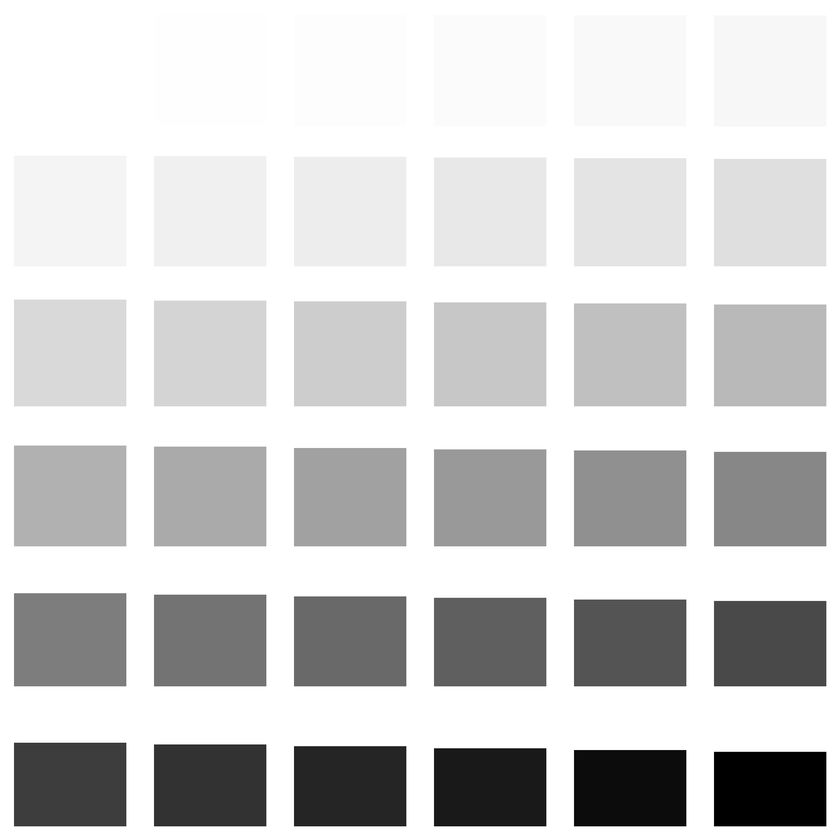
#> input picture sample_images/calibration_image.png, 840 x 840 px, shrunk from 2400 x 2400 before the run
$ python simulate_engraving.py 100 3 3 sample_images/calibration_image.png sample_images/calibration_image.png
#> lines starting #> are read from the running program, lines starting #| are printed output that depends on the picture; after the words box and inside, x2 and y2 are one past the last pixel; in counts of white or black regions, pixels touching at a corner belong together
### calibration_profile.py
from typing import Generator
import math
import numpy as np
import cv2 as cv


class Image(np.ndarray): pass


class CalibrationArea:

    def __init__(self, top_left_corner, bottom_right_corner, svg_hls_color):
        self.top_left_corner = top_left_corner
        self.bottom_right_corner = bottom_right_corner
        self.svg_hls_color = svg_hls_color


class AbstractCalibrationImageSpecification:

    def get_width(self) -> int:
        pass

    def get_height(self) -> int:
        pass

    def get_whitespace_areas(self) -> Generator[CalibrationArea, None, None]:
        pass

    def get_colored_areas(self) -> Generator[CalibrationArea, None, None]:
        pass


class ARUCOCalibrationSpecification(AbstractCalibrationImageSpecification):

    # [9 lines left out: function __init__, not called in this run]

    def get_width(self) -> int:
        return self.calibration_image_width

    def get_height(self) -> int:
        return self.calibration_image_height

    # [30 lines left out: functions get_whitespace_areas, get_colored_areas, not called in this run]


class GridCalibrationSpecification(AbstractCalibrationImageSpecification):

    def __init__(self, block_size: int, number_of_rows: int, number_of_columns: int, non_linearity_value:float = 1.8):
        self.block_size = block_size
        self.number_of_rows = number_of_rows
        self.number_of_columns = number_of_columns
        self.non_linearity_value = non_linearity_value

        self.calibration_image_width = math.ceil(number_of_columns * self.block_size)
        self.calibration_image_height = math.ceil(number_of_rows * self.block_size)

    def get_width(self) -> int:
        return self.calibration_image_width

    def get_height(self) -> int:
        return self.calibration_image_height

    def get_whitespace_areas(self) -> Generator[CalibrationArea, None, None]:
        x = (self.block_size / 2)
        x_end = (self.block_size / 2) + self.block_size
        y = (self.block_size / 2)
        y_end = (self.block_size / 2) + self.block_size

        white_hls = np.uint8([[[0, 255, 0]]])

        yield CalibrationArea((x, y), (x_end, y_end), white_hls)

    def get_colored_areas(self) -> Generator[CalibrationArea, None, None]:
        spacing = self.block_size * 0.1
        # vertical safety to give room to smoke
        vertical_safety = (self.block_size - spacing) * 0.3
        # vertical_safety = 0
        number_of_blocks = (self.number_of_rows * self.number_of_columns) - 1
        block_count = -1
        for row_number in range(self.number_of_rows):
            for column_number in range(self.number_of_columns):
                # first block is whitespace
                if block_count == -1:
                    block_count += 1
                    continue

                lightness_factor = math.pow((1 + block_count) / number_of_blocks, self.non_linearity_value)
                local_vertical_safety = vertical_safety * lightness_factor

                x = math.ceil((column_number * self.block_size) + spacing)
                y = math.ceil((row_number * self.block_size) + spacing + local_vertical_safety)

                x_end = math.ceil((column_number + 1) * self.block_size - spacing)
                y_end = math.ceil((row_number + 1) * self.block_size - spacing)

                # we suspect that the engraving darkness follows a root function, therefore we try to get the most
                # helpful data using an exponential function
                lightness = 255 - lightness_factor * 255
                hls_color = np.uint8([[[0, lightness, 0]]])

                block_count += 1
                yield CalibrationArea((x, y), (x_end, y_end), hls_color)


class CalibrationData:

    def __init__(self, calibration_specification: AbstractCalibrationImageSpecification, calibration_image: Image):
        self.median_whiteness = self.get_median_whiteness(calibration_specification, calibration_image)
        self.svg_lightness_to_engraved_lightness = self.get_input_output_mapping(calibration_specification, calibration_image)

    @staticmethod
    def get_median_whiteness(calibration_specification: AbstractCalibrationImageSpecification, calibration_image: Image):
        white_values = np.array([])
        # get median whiteness
        for calibration_area in calibration_specification.get_whitespace_areas():
            area_hls = CalibrationData.extract_color_from_area(calibration_area, calibration_image)
            values = np.reshape(area_hls[:, :, 1], (-1), 'C')

            white_values = np.append(white_values, values)

        return np.median(white_values)

    @staticmethod
    def get_input_output_mapping(calibration_specification: AbstractCalibrationImageSpecification, calibration_image: Image):
        svg_lightness_to_engraved_lightness = {}

        for calibration_area in calibration_specification.get_colored_areas():
            area_hls = CalibrationData.extract_color_from_area(calibration_area, calibration_image)
            values = np.reshape(area_hls[:, :, 1], (-1), 'C')
            measured_lightnesses = CalibrationData.filter_quantile(values, 0.4, 0.6)

            median_lightness = np.median(measured_lightnesses)
            svg_lightness_to_engraved_lightness[calibration_area.svg_hls_color[0, 0, 1]] = median_lightness

        return svg_lightness_to_engraved_lightness

    @staticmethod
    def filter_quantile(data, lower_limit, upper_limit):
        lower_quantile = np.quantile(data, lower_limit)
        upper_quantile = np.quantile(data, upper_limit)
        lower_filtered = data[lower_quantile <= data]
        upper_filtered = lower_filtered[lower_filtered <= upper_quantile]
        return upper_filtered

    @staticmethod
    def extract_color_from_area(calibration_area: CalibrationArea, calibration_image: Image):
        x, x_end = calibration_area.top_left_corner[0], calibration_area.bottom_right_corner[0]
        y, y_end = calibration_area.top_left_corner[1], calibration_area.bottom_right_corner[1]
        block = calibration_image[int(y):int(y_end), int(x):int(x_end)]
        block_hls = cv.cvtColor(block, cv.COLOR_RGB2HLS)
        return block_hls

    def get_dark_light_range(self):
        max_darkness = min(self.svg_lightness_to_engraved_lightness.values())
        return (self.median_whiteness - max_darkness) / 255;

### engraving_simulator.py
import cv2 as cv
import numpy as np
from bisect import bisect
from calibration_profile import CalibrationData
from tqdm import tqdm

simulation_table_cache = {}

def simulate_engraving(input_image, calibration_data: CalibrationData):
    hls_image = cv.cvtColor(input_image, cv.COLOR_RGB2HLS)
    lightnesses = hls_image.reshape(-1, 3)[:, [1]]

    if calibration_data not in simulation_table_cache:
        simulation_table_cache[calibration_data] = prepare_simulation_table(calibration_data)
    simulation_table = simulation_table_cache[calibration_data]

    print("Simulating lightnesses...")
    transformed = np.array([[simulation_table[int(xi[0])]] for xi in tqdm(lightnesses)])

    # add zero columns and reshape to transform into a correct HSL image
    out_hls = np.c_[np.zeros(transformed.shape[0]), transformed, np.zeros(transformed.shape[0])]
    out_hls = out_hls.reshape(hls_image.shape)

    # convert the image into RGB color space
    transformed_rgb = cv.cvtColor(out_hls.astype(np.float32), cv.COLOR_HLS2RGB)
    return transformed_rgb


def prepare_simulation_table(calibration_data):
    available_input_lightnesses = calibration_data.svg_lightness_to_engraved_lightness.keys()
    sorted_avail_lightnesses = sorted(available_input_lightnesses)

    def interpolated_output_lightness(input_lightness):
        insert_index = bisect(sorted_avail_lightnesses, input_lightness)
        output_dict = calibration_data.svg_lightness_to_engraved_lightness
        if insert_index == 0:
            return output_dict[sorted_avail_lightnesses[insert_index]]
        elif insert_index == len(sorted_avail_lightnesses):
            return output_dict[sorted_avail_lightnesses[insert_index - 1]]
        else:
            upper_neighbor = sorted_avail_lightnesses[insert_index]
            lower_neighbor = sorted_avail_lightnesses[insert_index - 1]
            range = upper_neighbor - lower_neighbor
            return ((output_dict[upper_neighbor] * (1 - (upper_neighbor - input_lightness) / range)) \
                    + (output_dict[lower_neighbor] * ((upper_neighbor - input_lightness) / range)))

    simulation_table = {}
    for l in range(256):
        simulation_table[l] = int(interpolated_output_lightness(l))
    return simulation_table

### simulate_engraving.py
import argparse
from calibration_profile import GridCalibrationSpecification, CalibrationData
from engraving_simulator import simulate_engraving
import cv2 as cv

parser = argparse.ArgumentParser(description='Simulate engraving of photo.')
parser.add_argument('block_size', type=int,
                    help='Height and width of one square calibration block.')
parser.add_argument('row_num', type=int,
                    help='Number of rows of calibration blocks.')
parser.add_argument('column_num', type=int,
                    help='Number of columns of calibration blocks.')
parser.add_argument('scanned_gauge_path', type=str,
                    help='File path of the scanned calibration gauge, '
                         'the image dimensions need to match the dimension of the generated gauge image.')
parser.add_argument('photo_path', type=str,
                    help='File path of the photo to simulate engraving for.')

args = parser.parse_args()

print("## Load laser profile")
calibration_image = cv.imread(args.scanned_gauge_path)
#> calibration_image is the input picture: shape (840, 840, 3); min 0, max 255, mean 207.8
grid_spec = GridCalibrationSpecification(args.block_size, args.row_num, args.column_num)
calibration_data = CalibrationData(grid_spec, calibration_image)
#> after the loop in get_median_whiteness, `for calibration_area in calibration_specification.get_whitespace_areas..`: white_values = 10000 values from 255 to 255
#> in __init__, `self.median_whiteness = self.get_median_whiteness(calibration_specific..`: self.median_whiteness = 255
#> the loop in get_input_output_mapping, `for calibration_area in calibration_specification.get_colored_areas():` made 8 passes
#> median_lightness on passes 1 to 8: 255, 254, 255, 255, 255, 244, 255, 255
#> pass 1, in extract_color_from_area (call 2), `block = calibration_image[int(y):int(y_end), int(x):int(x_end)]`:
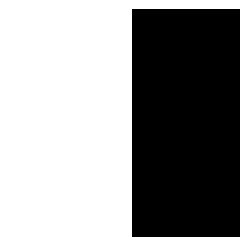
#> block: shape (79, 80, 3) (shown 3 times larger); values 254 (black) and 255 (white), 56.7% white; 1 black region, box (x1, y1, x2, y2) and area: (44, 3, 80, 79) 2736
#> pass 2, in extract_color_from_area (call 3), `block = calibration_image[int(y):int(y_end), int(x):int(x_end)]`:
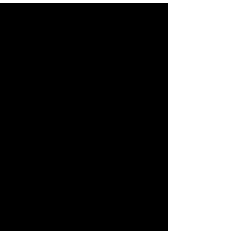
#> block: shape (77, 80, 3) (shown 3 times larger); values 254 (black) and 255 (white), 30.9% white; 1 white region, box (x1, y1, x2, y2) and area: (0, 0, 80, 77) 1904
#> after the loop in get_input_output_mapping, `for calibration_area in calibration_specification.get_colored_areas():`: svg_lightness_to_engraved_lightness = {248: 255, 233: 254, 211: 255, 181: 255, 145: 255, 103: 244, 54: 255, 0: 255}
#> in __init__, `self.svg_lightness_to_engraved_lightness = self.get_input_output_mappi..`: self.svg_lightness_to_engraved_lightness has the same summary as svg_lightness_to_engraved_lightness in get_input_output_mapping

for_engraving = cv.imread(args.photo_path, cv.IMREAD_COLOR)

print("## Simulate engraving")
simulated = simulate_engraving(for_engraving, calibration_data)
#> in simulate_engraving, `hls_image = cv.cvtColor(input_image, cv.COLOR_RGB2HLS)`: hls_image: shape (840, 840, 3); mean of channels 0, 1, 2 0, 207.8, 0
#> in prepare_simulation_table, `sorted_avail_lightnesses = sorted(available_input_lightnesses)`: sorted_avail_lightnesses = [0, 54, 103, 145, 181, 211, 233, 248]
#> the loop in prepare_simulation_table, `for l in range(256):` made 256 passes
#> (insert_index in interpolated_output_lightness, upper_neighbor in interpolated_output_lightness, lower_neighbor in interpolated_output_lightness, range in interpolated_output_lightness) on passes 1 to 3: (1, 54, 0, 54), (1, 54, 0, 54), (1, 54, 0, 54)
#> after the loop in prepare_simulation_table, `for l in range(256):`: simulation_table = 256 items
#> in simulate_engraving, `out_hls = out_hls.reshape(hls_image.shape)`: out_hls: shape (840, 840, 3) float64; mean of channels 0, 1, 2 0, 254.1, 0
#> in simulate_engraving, `transformed_rgb = cv.cvtColor(out_hls.astype(np.float32), cv.COLOR_HLS..`:
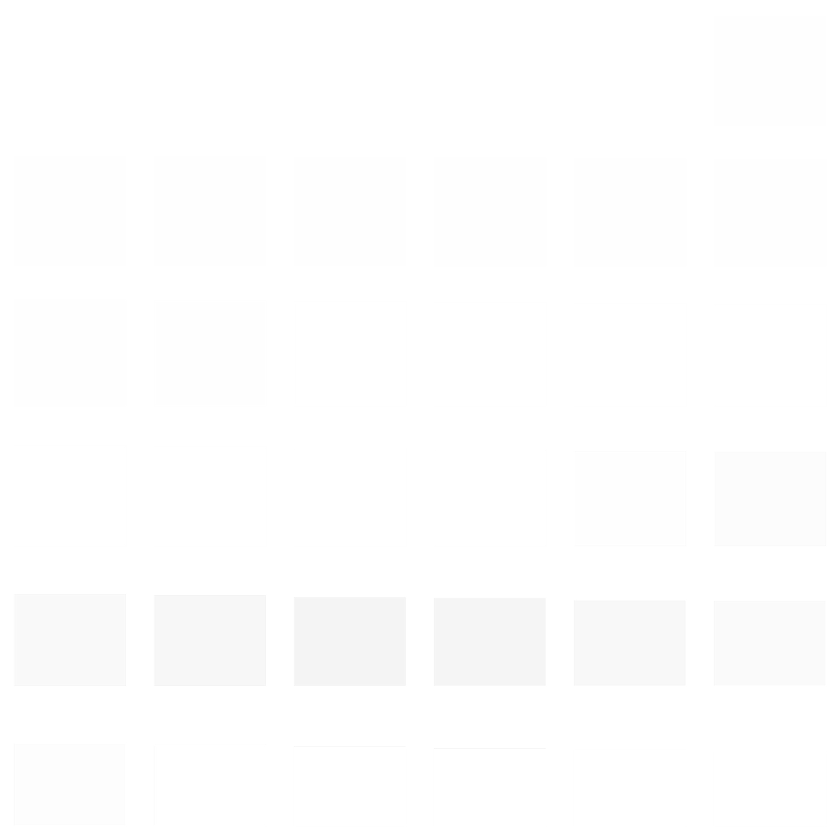
#> transformed_rgb: shape (840, 840, 3) float32; min 244, max 255, mean 254.1
cv.imwrite('simulated.png', simulated)
